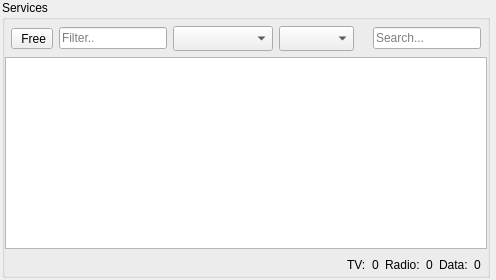
          <widget class="QWidget" name="bouquet_page">
           <layout class="QGridLayout" name="bouquets_page_layout">
            <property name="leftMargin">
             <number>2</number>
            </property>
            <property name="topMargin">
             <number>0</number>
            </property>
            <property name="rightMargin">
             <number>6</number>
            </property>
            <property name="bottomMargin">
             <number>2</number>
            </property>
            <item row="1" column="0">
             <widget class="QGroupBox" name="services_group_box">
              <property name="title">
               <string>Services</string>
              </property>
              <layout class="QVBoxLayout" name="services_group_box_layout">
               <property name="spacing">
                <number>6</number>
               </property>
               <property name="leftMargin">
                <number>0</number>
               </property>
               <property name="topMargin">
                <number>6</number>
               </property>
               <property name="rightMargin">
                <number>0</number>
               </property>
               <property name="bottomMargin">
                <number>0</number>
               </property>
               <item>
                <layout class="QHBoxLayout" name="search_filter_layout">
                 <property name="leftMargin">
                  <number>6</number>
                 </property>
                 <property name="topMargin">
                  <number>0</number>
                 </property>
                 <property name="rightMargin">
                  <number>6</number>
                 </property>
                 <item>
                  <widget class="QToolButton" name="filter_free_button">
                   <property name="sizePolicy">
                    <sizepolicy hsizetype="Fixed" vsizetype="Fixed">
                     <horstretch>0</horstretch>
                     <verstretch>0</verstretch>
                    </sizepolicy>
                   </property>
                   <property name="toolTip">
                    <string>Only free</string>
                   </property>
                   <property name="text">
                    <string> Free</string>
                   </property>
                   <property name="checkable">
                    <bool>true</bool>
                   </property>
                  </widget>
                 </item>
                 <item>
                  <widget class="QLineEdit" name="service_filter_edit">
                   <property name="sizePolicy">
                    <sizepolicy hsizetype="Fixed" vsizetype="Fixed">
                     <horstretch>0</horstretch>
                     <verstretch>0</verstretch>
                    </sizepolicy>
                   </property>
                   <property name="toolTip">
                    <string>Filter</string>
                   </property>
                   <property name="inputMask">
                    <string notr="true"/>
                   </property>
                   <property name="text">
                    <string notr="true"/>
                   </property>
                   <property name="placeholderText">
                    <string>Filter..</string>
                   </property>
                   <property name="clearButtonEnabled">
                    <bool>true</bool>
                   </property>
                  </widget>
                 </item>
                 <item>
                  <widget class="QComboBox" name="filter_type_combo_box">
                   <property name="sizePolicy">
                    <sizepolicy hsizetype="Preferred" vsizetype="Ignored">
                     <horstretch>0</horstretch>
                     <verstretch>0</verstretch>
                    </sizepolicy>
                   </property>
                   <property name="minimumSize">
                    <size>
                     <width>100</width>
                     <height>0</height>
                    </size>
                   </property>
                   <property name="maximumSize">
                    <size>
                     <width>16777215</width>
                     <height>16777215</height>
                    </size>
                   </property>
                  </widget>
                 </item>
                 <item>
                  <widget class="QComboBox" name="filter_pos_combo_box">
                   <property name="sizePolicy">
                    <sizepolicy hsizetype="Preferred" vsizetype="Ignored">
                     <horstretch>0</horstretch>
                     <verstretch>0</verstretch>
                    </sizepolicy>
                   </property>
                   <property name="minimumSize">
                    <size>
                     <width>75</width>
                     <height>0</height>
                    </size>
                   </property>
                   <property name="maximumSize">
                    <size>
                     <width>16777215</width>
                     <height>16777215</height>
                    </size>
                   </property>
                  </widget>
                 </item>
                 <item>
                  <spacer name="horizontalSpacer_">
                   <property name="orientation">
                    <enum>Qt::Horizontal</enum>
                   </property>
                   <property name="sizeHint" stdset="0">
                    <size>
                     <width>13</width>
                     <height>25</height>
                    </size>
                   </property>
                  </spacer>
                 </item>
                 <item>
                  <widget class="QLineEdit" name="service_search_edit">
                   <property name="sizePolicy">
                    <sizepolicy hsizetype="Fixed" vsizetype="Fixed">
                     <horstretch>0</horstretch>
                     <verstretch>0</verstretch>
                    </sizepolicy>
                   </property>
                   <property name="toolTip">
                    <string>Search text</string>
                   </property>
                   <property name="autoFillBackground">
                    <bool>false</bool>
                   </property>
                   <property name="inputMask">
                    <string notr="true"/>
                   </property>
                   <property name="text">
                    <string notr="true"/>
                   </property>
                   <property name="placeholderText">
                    <string>Search...</string>
                   </property>
                   <property name="clearButtonEnabled">
                    <bool>true</bool>
                   </property>
                  </widget>
                 </item>
                </layout>
               </item>
               <item>
                <widget class="QTableView" name="services_view">
                 <property name="editTriggers">
                  <set>QAbstractItemView::NoEditTriggers</set>
                 </property>
                 <property name="selectionMode">
                  <enum>QAbstractItemView::ContiguousSelection</enum>
                 </property>
                 <property name="selectionBehavior">
                  <enum>QAbstractItemView::SelectRows</enum>
                 </property>
                 <property name="sortingEnabled">
                  <bool>true</bool>
                 </property>
                </widget>
               </item>
               <item>
                <layout class="QHBoxLayout" name="services_bottom_layout">
                 <property name="spacing">
                  <number>6</number>
                 </property>
                 <property name="leftMargin">
                  <number>6</number>
                 </property>
                 <property name="rightMargin">
                  <number>6</number>
                 </property>
                 <item>
                  <spacer name="horizontalSpacer_5">
                   <property name="orientation">
                    <enum>Qt::Horizontal</enum>
                   </property>
                   <property name="sizeHint" stdset="0">
                    <size>
                     <width>40</width>
                     <height>20</height>
                    </size>
                   </property>
                  </spacer>
                 </item>
                 <item>
                  <widget class="QLabel" name="tv_label">
                   <property name="text">
                    <string>TV:</string>
                   </property>
                  </widget>
                 </item>
                 <item>
                  <widget class="QLabel" name="tv_count_label">
                   <property name="text">
                    <string>0</string>
                   </property>
                  </widget>
                 </item>
                 <item>
                  <widget class="QLabel" name="radio_label">
                   <property name="text">
                    <string>Radio:</string>
                   </property>
                  </widget>
                 </item>
                 <item>
                  <widget class="QLabel" name="radio_count_label">
                   <property name="text">
                    <string>0</string>
                   </property>
                  </widget>
                 </item>
                 <item>
                  <widget class="QLabel" name="data_label">
                   <property name="text">
                    <string>Data:</string>
                   </property>
                  </widget>
                 </item>
                 <item>
                  <widget class="QLabel" name="data_count_label">
                   <property name="text">
                    <string>0</string>
                   </property>
                  </widget>
                 </item>
                </layout>
               </item>
              </layout>
             </widget>
            </item>
           </layout>
          </widget>
